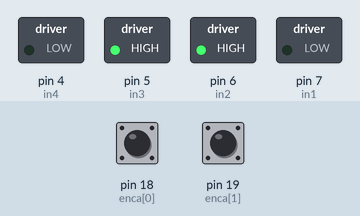
The sketch below on a simulated Arduino Mega 2560, built with avr-gcc and run on an emulated ATmega2560. Parts: switched loads named in the sketch (green lamp = pin HIGH). The inputs (shaded band) are chosen by the test bench; at power-on: pin 18 (enca[0]) HIGH, pin 19 (enca[1]) HIGH. No radio packets arrive unless stated; pins used as bus, display or sensor lines are not drawn; what the sketch prints to the serial monitor is not drawn.

Above: at 0.1 s.
Timing chart, 0 to 1.6 s (numbered marks = the images above):
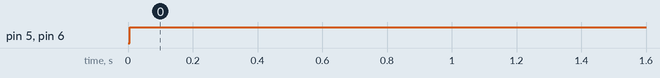

The sketch:

KiemTraVanTocCuaXe.ino
```cpp
// Khai báo chân của động cơ
#include <util/atomic.h>
#include "Arduino.h"
#include <SPI.h>
#include <RF24.h>
#include <RF24Network.h>
double time_step;
class SimplePI{
  private:
    float kp, ki, kd, umax;
    float eprev, eintegral;

  public:
  //Constructor
  SimplePI() : kp(1),kd(0) , ki(0), umax(255),eprev(0.0), eintegral(0.0){}

  void setParams(float kpIn, float kiIn, float kdIn, float umaxIn){
    kp = kpIn; ki = kiIn; kd= kdIn ;umax = umaxIn;
  }

  void evalu(int value, int target, float deltaT, int &pwr, int &dir){
    //error
    int e = target - value;

    //derivative
    float dedt = (e-eprev)/deltaT;

    //integral
    eintegral = eintegral + e*deltaT;

    // control signal
    float u = kp*e + ki*eintegral + kd*dedt;

    pwr = (int) fabs(u);
    if(pwr > umax){
      pwr = umax;
    }

    // motor direction
    dir = 1;
    if(u<0){
      dir = -1;
    }
    // store previous error
    eprev = e;
  }
};

//Khai báo số lượng robot
#define Robot 2

// Motor
#define NMOTORS 2
#define MIN_SPEED 0
#define MAX_SPEED 255
#define DIS_MIN 10
#define Dimension 3
#define Pi 3.1416

//Khai báo biến thời gian
unsigned long time;


//Robot parameter: Distance between two wheels
const float distanceWheel = 18;

//Píns
const int enca[] = {18,19}; // Bánh Trái - Bánh Phải
const int encb[] = {42,43}; //
const int in1 = 7;
const int in2 = 6;
const int in3 = 5;
const int in4 = 4;

float v1Filt[] ={0,0};
float v1Prev[] ={0,0};
float v2Filt[] ={0,0};
float v2Prev[] ={0,0};

//Globals
long prevT[] = {0,0};
int posPrev[] = {0,0};

// Use the "volatile" directive for variables
// used in an interrupt
volatile int pos_i[] = {0,0};
volatile float velocity_i[] = {0,0};
volatile long prevT_i[] = {0,0};

SimplePI pi[NMOTORS];

// Khai báo chân của cảm biến siêu âm
#define trig_1 45 // Cảm biến siêu âm trước thẳng
#define echo_1 44

#define trig_2 25// Cảm biến siêu âm trước trái
#define echo_2 24

#define trig_3 27 // Cảm biến siêu âm trước phải
#define echo_3 26


/*
  Khai báo các chân truyền thông trong robot
*/
// This is just the way the RF24 library works:
RF24 radio(9, 53); // CE, CSN
RF24Network network(radio); //Include the radio in the network

byte addresses[Robot][6] = {"1Node", "2Node"};
/*
  Khai báo các điểm bắt đầu và kết thúc
*/
float intal_Pos[Dimension] = {-1.00,1.00,Pi/4};
float target_Pos[Dimension]= {150.00,150.00,Pi/2};
float update_Pos[Dimension]= {-1.00,1.00,Pi/4};

// Polar variables
float rho;
float phi;
float alpha;

// v and w variables for control laws
float v;
float w;
float vantoc_trai = 0;
float vantoc_phai = 0;

//Control parameters
const float gamma = 3;
const float lamda = 6;
const float h = 1;

void setup()
{

  Serial.begin(9600);

  // Cấp tín hiệu cho chân của encoder
  for(int k = 0; k < NMOTORS; k++){
    pinMode(enca[k],INPUT);
    pinMode(encb[k],INPUT);
    // Cài đặt hệ số PID
    pi[k].setParams(2.5,10,0,255);
  }

  // Khởi tạo giá trị thời gian là giá trị hiện tại
  time = millis();

  // Cấp tín hiệu cho chân nguồn động cơ
  pinMode(in1,OUTPUT);
  pinMode(in2,OUTPUT);
  pinMode(in3,OUTPUT);
  pinMode(in4,OUTPUT);

  attachInterrupt(digitalPinToInterrupt(enca[0]),readEncoder<0>,RISING);
  attachInterrupt(digitalPinToInterrupt(enca[1]),readEncoder<1>,RISING);

  // Cấp loại tín hiệu cho chân của cảm biến siêu âm
  pinMode(trig_1,OUTPUT);
  pinMode(echo_1,INPUT);

  pinMode(trig_2,OUTPUT);
  pinMode(echo_2,INPUT);

  pinMode(trig_3,OUTPUT);
  pinMode(echo_3,INPUT);


  /*
    Setup quá trình truyền nhận dữ liệu
  */
  SPI.begin();
  // Initiate the radio object
  radio.begin();
  // chanel, node address
  network.begin(90,addresses[0]);
  // Set the speed of the transmission to the quickest available
  radio.setDataRate(RF24_2MBPS);
}

void loop(){
    // Read the position and velocity of encoder
    int pos[NMOTORS] = {0,0};

    float velocity2[NMOTORS];//Unit: count/s

    ATOMIC_BLOCK(ATOMIC_RESTORESTATE){
      for(int k = 0; k < NMOTORS; k++){
        pos[k] = pos_i[k];
        velocity2[k] =  velocity_i[k];
      }
    }

    long currT[NMOTORS];
    float deltaT[NMOTORS];
    for(int k = 0; k < NMOTORS; k++){
        // Compute velocity with method 1
        currT[k] = micros();
        deltaT[k] = ((float) (currT[k]-prevT[k]))/1.0e6;
        prevT[k] = currT[k];
    }

    float velocity1[NMOTORS]; //Unit: count/s
    for(int k = 0; k < NMOTORS; k++){
        velocity1[k] = (pos[k] - posPrev[k])/deltaT[k];
        posPrev[k] = pos[k];
    }

    digitalWrite(in1, LOW);// chân này không có PWM
    analogWrite(in2, 255);
    analogWrite(in3, 255);
    digitalWrite(in4, LOW);
    delay(1000);
//    Serial.print("Count/s of Motor Right: ");
    Serial.println(velocity2[0]);
//    Serial.print("Count/s of Motor Left: ");
//    Serial.println(velocity2[1]);
//    Serial.println("");
}


// Hàm điều khiển động cơ
void setMotor_1(int dir,int pwmVal, int in1, int in2){
  if(dir == -1){
    pwmVal = constrain(pwmVal, MIN_SPEED, MAX_SPEED);
    digitalWrite(in1, HIGH);// chân này không có PWM
    analogWrite(in2, 255 - pwmVal);
  }
  else if(dir == 1){
    pwmVal = constrain(pwmVal, MIN_SPEED, MAX_SPEED);
    digitalWrite(in1, LOW);// chân này không có PWM
    analogWrite(in2, pwmVal);
  }
  else{
    digitalWrite(in1,LOW);
    digitalWrite(in2,LOW);
  }
}
void setMotor_2(int dir,int pwmVal, int in3, int in4){
  if(dir == 1){
    pwmVal = constrain(pwmVal, MIN_SPEED, MAX_SPEED);
    analogWrite(in3, pwmVal);
    digitalWrite(in4, LOW);// chân này không có PWM
  }
  else if(dir == -1){
    pwmVal = constrain(pwmVal, MIN_SPEED, MAX_SPEED);
    analogWrite(in3, 255 - pwmVal);
    digitalWrite(in4, HIGH);// chân này không có PWM
  }
  else{
    digitalWrite(in3,LOW);
    digitalWrite(in4,LOW);
  }
}
template <int j>
void readEncoder(){
  //Read encoder B when ENCA rises
  int b = digitalRead(encb[j]);
  int increment = 0;
  if(b > 0){
    //If B is high, increment forward
    increment = 1;
  }else{
    increment = -1;
  }
  pos_i[j] = pos_i[j] + increment;

  //Compute velocity with method 2
  long currT = micros();
  float deltaT[NMOTORS];
  deltaT[j] = ((float)(currT - prevT_i[j]))/1.0e6;
  velocity_i[j] = increment/deltaT[j];
  prevT_i[j] = currT;
}
```

Measured:
- by itself, pin 5 (in3), pin 6 (in2): LOW → HIGH at 0.01 s
